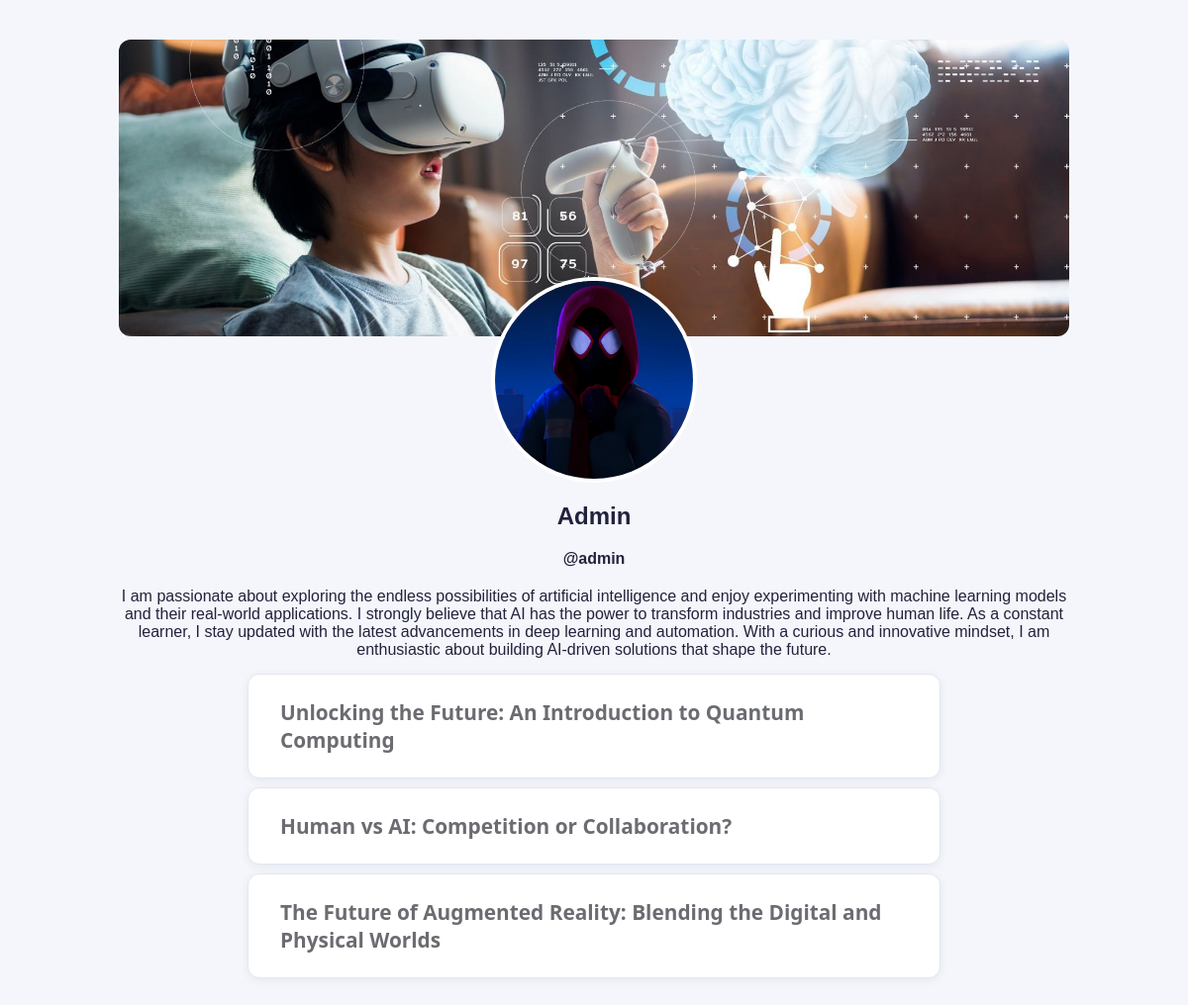
Page /profile/admin/ on the committed database.
### BlogPost/models.py (models this page shows, shortened)
class Profile(models.Model):
    user = models.OneToOneField(User, on_delete=models.CASCADE)
    profile_name = models.CharField(max_length=100, blank=True, null=True)
    profile_picture = models.ImageField(upload_to='images/profile', default='default-profile.jpg')
    about = models.TextField(blank=True, null=True)
    cover_photo = models.ImageField(upload_to='images/cover', default='default-cover.jpg')

class Post(models.Model):
    title = models.CharField(max_length=200)
    body = CKEditor5Field('body', config_name="default")
    created_at = models.DateTimeField(default=datetime.now, blank=True)
    updated_at = models.DateTimeField(default=datetime.now, blank=True)
    image = models.ImageField(upload_to='blog_images/', null=True, blank=True)
    author = models.ForeignKey(User, on_delete=models.CASCADE, related_name="posts")
    category = models.ForeignKey('Category', on_delete=models.SET_NULL, null=True, related_name="posts")

### BlogPost/views.py (the view)
# urls.py: path("profile/<str:username>/", views.profile_view, name="profile"),
def profile_view(request, username):
    user = get_object_or_404(User, username=username)
    profile, created = Profile.objects.get_or_create(user=user)
    blogs = Post.objects.filter(author=user).order_by('-created_at')
    return render(request, "profile.html", {
        "profile": profile,
        "user_obj": user,
        "blogs": blogs
    })

### templates/profile.html (shortened to what this page needs)
{% load static %}
<link rel="stylesheet" type="text/css" href="/static/profile.css">
<div class="profile-container">
    <div class="cover-photo" onclick="togglePopup('coverPopup')">
        <img src="{{ profile.cover_photo.url }}" alt="Cover Photo">
    </div>
    <div class="profile-pic">
        <img src="{{ profile.profile_picture.url }}" alt="Profile Picture"  onclick="togglePopup('profilePopup')">
    </div>
    <div class="author-info">
        <h2>{{ profile.profile_name }}</h2>
        <h4 style="margin-top: 20px; margin-bottom: 20px;">@{{ profile.user.username }}</h4>
        <p class="about" style="margin-bottom: 30px;">
            {% if profile.about %}
                {{ profile.about }}
            {% else %}
                Write something about yourself here...
            {% endif %}
        </p>
    </div>
</div>
<ul>
  {% for blog in blogs %}
    <li>
        <h2>
            <a href="{% url 'post' blog.id %}" class="title-btn" style="text-decoration: none;">
                {{ blog.title }}
            </a>
        </h2>
    </li>
  {% endfor %}
</ul>

### static/profile.css (style rules this page uses)
.title-btn { display: inline-block; color: #007bff; font-weight: bold; text-decoration: none; cursor: pointer; transition: color 0.3s ease; }
.profile-container { width: 80%; margin: 0 auto; text-align: center; font-family: Arial, sans-serif; }
.cover-photo { width: 100%; height: 300px; position: relative; border-radius: 12px; overflow: hidden; cursor: pointer; }
.cover-photo img { width: 100%; height: 100%; object-fit: cover; }
.profile-pic { position: relative; top: -60px; margin-bottom: -60px; cursor: pointer; }
.profile-pic img { width: 200px; height: 200px; border-radius: 50%; border: 4px solid white; object-fit: cover; }
a { color: Black; text-decoration: none; font-weight: 500; margin-right: 16px; transition: color 0.2s; }
.title-btn { color: #6b6c71ff; }
ul { list-style: none; padding: 0; max-width: 700px; margin: 0 auto; }
li { background: #fff; border: 1px solid #e2e8f0; border-radius: 12px; box-shadow: 0 2px 8px rgba(44, 62, 80, 0.07); margin-bottom: 24px; padding: 24px 32px; display: flex; align-items: center; justify-content: space-between; margin-top: -15px; }
li h2 { margin: 0; font-size: 1.3em; color: black; flex: 1; }

### rows in the picture
Profile: cover_photo (picture), profile_picture (picture), profile_name "Admin", user.username "admin", about "I am passionate about exploring the endless possibilities of artificial intelligence and enjoy experimenting with machine learning models and their real-world applications. I strongly believe that AI has the power to transform industries and improve human life. As a constant learner, I stay updated with the latest advancements in deep learning and automation. With a curious and innovative mindset, I am enthusiastic about building AI-driven solutions that shape the future."
Post: title "Unlocking the Future: An Introduction to Quantum Computing"
Post: title "Human vs AI: Competition or Collaboration?"
Post: title "The Future of Augmented Reality: Blending the Digital and Physical Worlds"
